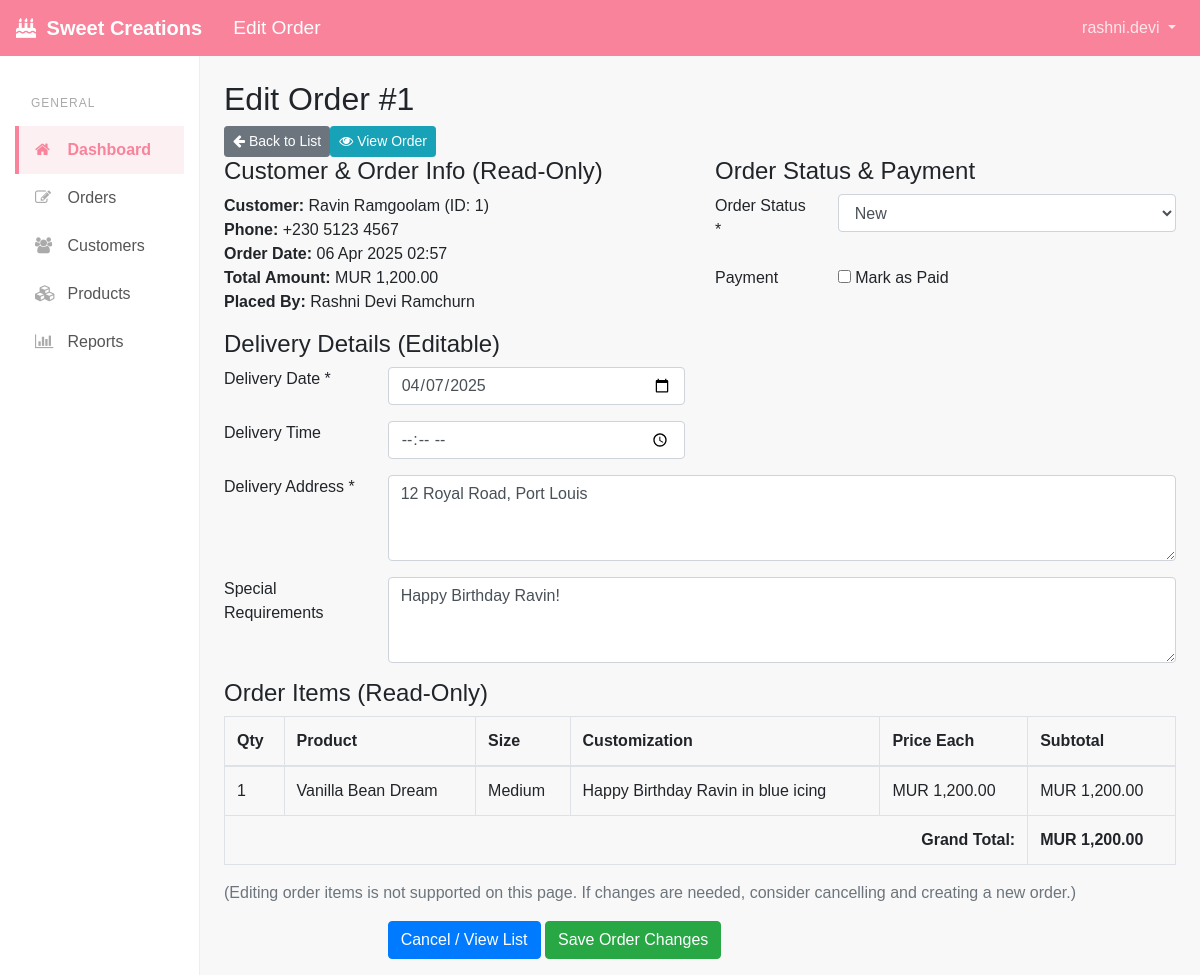
Page /orders/edit_order.php?id=1 (signed in) on the committed database.
### tables this page shows
CREATE TABLE `ORDERS` (
  `order_id` int(11) NOT NULL AUTO_INCREMENT,
  `customer_id` int(11) NOT NULL,
  `user_id` int(11) NOT NULL,  
  `order_date` datetime NOT NULL DEFAULT CURRENT_TIMESTAMP,
  `delivery_date` date NOT NULL,
  `delivery_time` varchar(10) DEFAULT NULL,  
  `delivery_address` text,
  `order_status` varchar(50) NOT NULL DEFAULT 'New',  
  `total_amount` decimal(10,2) NOT NULL DEFAULT '0.00',
  `is_paid` tinyint(1) NOT NULL DEFAULT '0',
  `special_requirements` text,
  PRIMARY KEY (`order_id`),
  KEY `customer_id` (`customer_id`),
  KEY `user_id` (`user_id`),
  CONSTRAINT `orders_ibfk_1` FOREIGN KEY (`customer_id`) REFERENCES `CUSTOMERS` (`customer_id`),
  CONSTRAINT `orders_ibfk_2` FOREIGN KEY (`user_id`) REFERENCES `USERS` (`user_id`)
);

CREATE TABLE `CUSTOMERS` (
  `customer_id` int(11) NOT NULL AUTO_INCREMENT,
  `full_name` varchar(100) NOT NULL,
  `phone_number` varchar(20) NOT NULL,  
  `email` varchar(100) DEFAULT NULL,
  `address` text,
  `date_added` datetime NOT NULL DEFAULT CURRENT_TIMESTAMP,
  `notes` text,
  PRIMARY KEY (`customer_id`)
);

CREATE TABLE `USERS` (
  `user_id` int(11) NOT NULL AUTO_INCREMENT,
  `username` varchar(50) NOT NULL,
  `password` varchar(255) NOT NULL,  
  `full_name` varchar(100) DEFAULT NULL,
  `email` varchar(100) DEFAULT NULL,
  `role` varchar(20) NOT NULL DEFAULT 'Staff',  
  `last_login` datetime DEFAULT NULL,
  PRIMARY KEY (`user_id`),
  UNIQUE KEY `username` (`username`)
);

CREATE TABLE `ORDER_ITEMS` (
  `item_id` int(11) NOT NULL AUTO_INCREMENT,
  `order_id` int(11) NOT NULL,
  `product_id` int(11) NOT NULL,
  `quantity` int(11) NOT NULL DEFAULT '1',
  `price` decimal(10,2) NOT NULL,  
  `size` varchar(50) DEFAULT NULL,
  `customization` text,
  PRIMARY KEY (`item_id`),
  KEY `order_id` (`order_id`),
  KEY `product_id` (`product_id`),
  CONSTRAINT `order_items_ibfk_1` FOREIGN KEY (`order_id`) REFERENCES `ORDERS` (`order_id`) ON DELETE CASCADE,  
  CONSTRAINT `order_items_ibfk_2` FOREIGN KEY (`product_id`) REFERENCES `PRODUCTS` (`product_id`)
);

CREATE TABLE `PRODUCTS` (
  `product_id` int(11) NOT NULL AUTO_INCREMENT,
  `cake_name` varchar(100) NOT NULL,
  `base_price` decimal(10,2) NOT NULL,
  `category` varchar(50) DEFAULT NULL,
  `description` text,
  `custom_available` tinyint(1) NOT NULL DEFAULT '0',
  `size_options` varchar(255) DEFAULT NULL,  
  PRIMARY KEY (`product_id`)
);

### includes/functions.php (called while the page is built, shortened)
<?php
function connectDB() {
    $dsn = 'mysql:host=' . DB_HOST . ';dbname=' . DB_NAME . ';charset=utf8mb4';
    $options = [
        PDO::ATTR_ERRMODE            => PDO::ERRMODE_EXCEPTION,
        PDO::ATTR_DEFAULT_FETCH_MODE => PDO::FETCH_ASSOC,
        PDO::ATTR_EMULATE_PREPARES   => false,
    ];
    try {
        $pdo = new PDO($dsn, DB_USER, DB_PASS, $options);
        return $pdo;
    } catch (PDOException $e) {
        error_log("Database Connection Error: " . $e->getMessage());
        echo "Error connecting to the database. Please check configuration or contact support.";
        exit;
    }
}
function formatCurrency($amount, $default = 'N/A') {
    return 'MUR ' . number_format((float)$amount, 2, '.', ',');
}
function formatDate($mysqlDateTime, $format = 'd M Y', $default = 'N/A') {
    try {
        $date = new DateTime($mysqlDateTime);
        return $date->format($format);
    } catch (Exception $e) {
        return $default;
    }
}
function getOrderById($id) {
    $conn = connectDB();
    try {
        $sql = "SELECT o.*, c.full_name as customer_name, c.phone_number as customer_phone, c.email as customer_email, u.full_name as user_name
                FROM ORDERS o
                JOIN CUSTOMERS c ON o.customer_id = c.customer_id
                LEFT JOIN USERS u ON o.user_id = u.user_id
                WHERE o.order_id = :id";
        $stmt = $conn->prepare($sql);
        $stmt->bindParam(':id', $id, PDO::PARAM_INT);
        $stmt->execute();
        return $stmt->fetch(PDO::FETCH_ASSOC);
    } catch (PDOException $e) {
        error_log("Get order by ID error: " . $e->getMessage());
        return false;
    } finally {
        $conn = null;
    }
}
function getOrderItems($orderId) {
    $conn = connectDB();
    try {
        $sql = "SELECT oi.*, p.cake_name
                FROM ORDER_ITEMS oi
                JOIN PRODUCTS p ON oi.product_id = p.product_id
                WHERE oi.order_id = :order_id
                ORDER BY oi.item_id ASC";
        $stmt = $conn->prepare($sql);
        $stmt->bindParam(':order_id', $orderId, PDO::PARAM_INT);
        $stmt->execute();
        return $stmt->fetchAll(PDO::FETCH_ASSOC);
    } catch (PDOException $e) {
        error_log("Get order items error: " . $e->getMessage());
        return [];
    } finally {
        $conn = null;
    }
}
?>

### orders/edit_order.php (the view, shortened to what this page needs)
<?php
require_once '../includes/functions.php';
$orderId = isset($_GET['id']) ? (int)$_GET['id'] : 0;
$orderData = getOrderById($orderId);
$orderItems = getOrderItems($orderId);
$orderStatuses = ['New', 'In Progress', 'Ready', 'Delivered', 'Cancelled'];
include '../includes/header.php';
?>
<div class="row">
    <div class="col-md-12">
        <div class="x_panel">
            <div class="x_title">
                <h2>Edit Order #<?php echo $orderId; ?></h2>
                 <ul class="nav navbar-right panel_toolbox">
                    <li><a href="orders.php" class="btn btn-secondary btn-sm"><i class="fa fa-arrow-left"></i> Back to List</a></li>
                    <li><a href="view_order.php?id=<?php echo $orderId; ?>" class="btn btn-info btn-sm"><i class="fa fa-eye"></i> View Order</a></li>
                </ul>
            </div>
            <div class="x_content">
                <form action="edit_order.php?id=<?php echo $orderId; ?>" method="post" class="form-horizontal form-label-left">
                    <div class="row">
                         <div class="col-md-6">
                             <h4>Customer & Order Info (Read-Only)</h4>
                             <p>
                                <strong>Customer:</strong> <?php echo htmlspecialchars($orderData['customer_name']); ?> (ID: <?php echo $orderData['customer_id']; ?>)<br>
                                <strong>Phone:</strong> <?php echo htmlspecialchars($orderData['customer_phone'] ?: 'N/A'); ?><br>
                                <strong>Order Date:</strong> <?php echo formatDate($orderData['order_date'], 'd M Y H:i'); ?><br>
                                <strong>Total Amount:</strong> <?php echo formatCurrency($orderData['total_amount']); ?><br>
                                <strong>Placed By:</strong> <?php echo htmlspecialchars($orderData['user_name'] ?: 'N/A'); ?>
                             </p>
                         </div>
                         <div class="col-md-6">
                            <h4>Order Status & Payment</h4>
                             <div class="form-group row">
                                <label class="control-label col-md-3 col-sm-3" for="order_status">Order Status *</label>
                                <div class="col-md-9 col-sm-9">
                                    <select name="order_status" id="order_status" class="form-control" required>
                                        <?php foreach ($orderStatuses as $status): ?>
                                        <option value="<?php echo $status; ?>" <?php echo ($orderData['order_status'] == $status) ? 'selected' : ''; ?>><?php echo $status; ?></option>
                                        <?php endforeach; ?>
                                    </select>
                                </div>
                            </div>
                             <div class="form-group row">
                                <label class="control-label col-md-3 col-sm-3">Payment</label>
                                <div class="col-md-9 col-sm-9">
                                    <div class="checkbox">
                                        <label>
                                             <input type="checkbox" name="is_paid" value="1" <?php echo !empty($orderData['is_paid']) ? 'checked' : ''; ?>> Mark as Paid
                                        </label>
                                    </div>
                                </div>
                            </div>
                         </div>
                    </div>
                    <h4>Delivery Details (Editable)</h4>
                     <div class="form-group row">
                        <label for="delivery_date" class="control-label col-md-2">Delivery Date *</label>
                        <div class="col-md-4">
                            <input type="date" name="delivery_date" id="delivery_date" class="form-control" required value="<?php echo htmlspecialchars($orderData['delivery_date'] ?? ''); ?>">
                        </div>
                    </div>
                    <div class="form-group row">
                        <label for="delivery_time" class="control-label col-md-2">Delivery Time</label>
                        <div class="col-md-4">
                            <input type="time" name="delivery_time" id="delivery_time" class="form-control" value="<?php echo htmlspecialchars($orderData['delivery_time'] ?? ''); ?>">
                        </div>
                    </div>
                     <div class="form-group row">
                        <label for="delivery_address" class="control-label col-md-2">Delivery Address *</label>
                        <div class="col-md-10">
                            <textarea name="delivery_address" id="delivery_address" class="form-control" rows="3" required><?php echo htmlspecialchars($orderData['delivery_address'] ?? ''); ?></textarea>
                        </div>
                    </div>
                    <div class="form-group row">
                        <label for="special_requirements" class="control-label col-md-2">Special Requirements</label>
                        <div class="col-md-10">
                            <textarea name="special_requirements" id="special_requirements" class="form-control" rows="3"><?php echo htmlspecialchars($orderData['special_requirements'] ?? ''); ?></textarea>
                        </div>
                    </div>
                    <h4>Order Items (Read-Only)</h4>
                    <table class="table table-bordered">
                        <thead>
                            <tr><th>Qty</th><th>Product</th><th>Size</th><th>Customization</th><th>Price Each</th><th>Subtotal</th></tr>
                        </thead>
                        <tbody>
                             <?php if (empty($orderItems)): ?>
                                <tr><td colspan="6">No items found for this order.</td></tr>
                            <?php else: ?>
                                <?php foreach ($orderItems as $item): ?>
                                <tr>
                                    <td><?php echo $item['quantity']; ?></td>
                                    <td><?php echo htmlspecialchars($item['cake_name']); ?></td>
                                    <td><?php echo htmlspecialchars($item['size'] ?: 'N/A'); ?></td>
                                    <td><?php echo htmlspecialchars($item['customization'] ?: 'N/A'); ?></td>
                                    <td><?php echo formatCurrency($item['price']); ?></td>
                                    <td><?php echo formatCurrency($item['price'] * $item['quantity']); ?></td>
                                </tr>
                                <?php endforeach; ?>
                             <?php endif; ?>
                        </tbody>
                         <tfoot>
                             <tr>
                                 <td colspan="5" class="text-right"><strong>Grand Total:</strong></td>
                                 <td><strong><?php echo formatCurrency($orderData['total_amount']); ?></strong></td>
                             </tr>
                        </tfoot>
                    </table>
                    <p class="text-muted">(Editing order items is not supported on this page. If changes are needed, consider cancelling and creating a new order.)</p>
                    <div class="form-group row">
                        <div class="col-md-9 offset-md-2">
                             <a href="orders.php" class="btn btn-primary">Cancel / View List</a>
                            <button type="submit" class="btn btn-success">Save Order Changes</button>
                        </div>
                    </div>
                </form>
            </div>
        </div>
    </div>
</div>
<?php include '../includes/footer.php'; ?>

### assets/css/app.css (style rules this page uses)
.table { table-layout: auto; }
.table th, .table td { word-wrap: break-word; }
:root { --sweet-pink: #f8839a; --sweet-light-gray: #f8f8f8; --sweet-text-color: #555; --sweet-sidebar-bg: #ffffff; --sweet-sidebar-link-color: #555; --sweet-sidebar-link-active-color: var(--sweet-pink); --sweet-sidebar-link-active-bg: #fdf0f3; }
body { font-family: sans-serif; background-color: var(--sweet-light-gray); }

### rows in the picture
orders: customer.full_name "Ravin Ramgoolam", customer "1", customer.phone_number "+230 5123 4567", order_date "06 Apr 2025 02:57", total_amount "MUR 1,200.00", user.full_name "Rashni Devi Ramchurn", order_status "New", delivery_date "04/07/2025", delivery_address "12 Royal Road, Port Louis", special_requirements "Happy Birthday Ravin!"
order_items: quantity "1", product.cake_name "Vanilla Bean Dream", size "Medium", customization "Happy Birthday Ravin in blue icing", price "MUR 1,200.00", formatCurrency($item['price'] * $item['quantity']) "MUR 1,200.00"

### other values in the picture
$pageTitle "Edit Order"
$_SESSION['username'] "rashni.devi"
$orderId "1"
